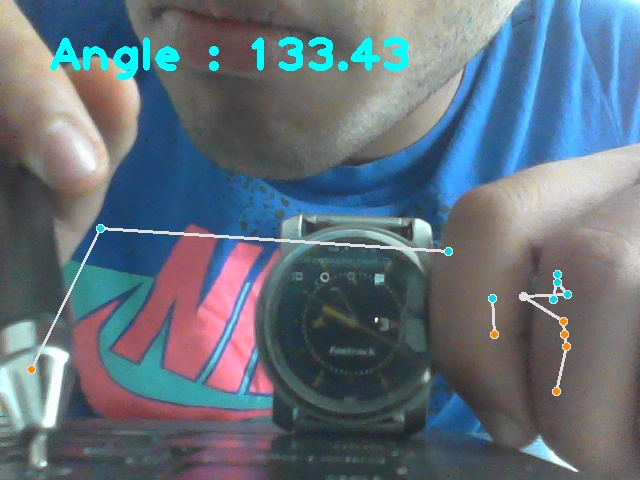
#> input picture resources/sizeReference.jpg, 640 x 480 px
$ python sizeReferenceTest.py
#> lines starting #> are read from the running program, lines starting #| are printed output that depends on the picture; after the words box and inside, x2 and y2 are one past the last pixel; in counts of white or black regions, pixels touching at a corner belong together
import cv2
import numpy as np

img = cv2.imread('resources/sizeReference.jpg')
#> img is the input picture: shape (480, 640, 3); mean B, G, R 123.9, 112.5, 99.5

while True:

    diameter = ((320, 247), (380, 395))
    cv2.circle(img, diameter[0], 5, (255, 255, 255), 2, 0)
#> img: shape (480, 640, 3); 0.03% of pixels changed, all inside (x1, y1, x2, y2) = (314, 241, 327, 254)
    cv2.circle(img, diameter[1], 5, (255, 255, 255), 2, 0)
#> img: shape (480, 640, 3); mean B, G, R 124, 112.5, 99.6
    cv2.line(img, diameter[0], diameter[1], (255, 255, 255), thickness=1)
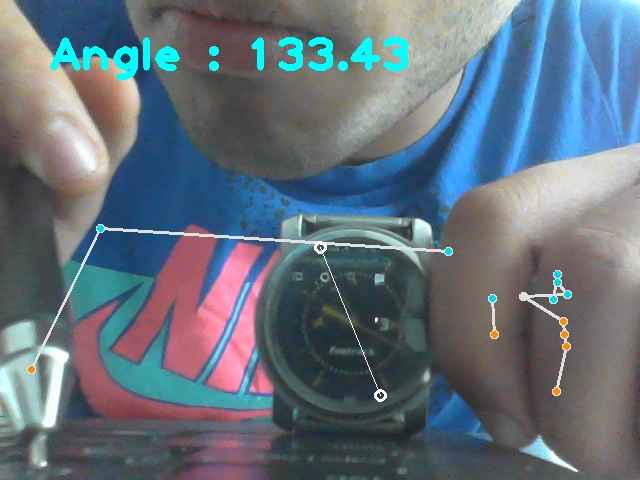
#> img: shape (480, 640, 3); mean B, G, R 124.1, 112.6, 99.7

    cv2.imshow('Image', img)

    if cv2.waitKey(1) == ord('q'):
#> (key q is pressed here)
        print(np.math.sqrt(((diameter[0][0] - diameter[1][0]) ** 2) + ((diameter[0][1] - diameter[1][1]) ** 2)))
        break
